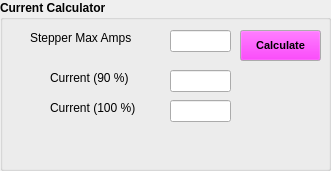
    <widget class="QGroupBox" name="groupBox_19">
     <property name="geometry">
      <rect>
       <x>290</x>
       <y>450</y>
       <width>331</width>
       <height>171</height>
      </rect>
     </property>
     <property name="font">
      <font>
       <pointsize>9</pointsize>
       <weight>75</weight>
       <bold>true</bold>
      </font>
     </property>
     <property name="title">
      <string>Current Calculator</string>
     </property>
     <widget class="QLabel" name="label_90">
      <property name="geometry">
       <rect>
        <x>30</x>
        <y>30</y>
        <width>131</width>
        <height>16</height>
       </rect>
      </property>
      <property name="font">
       <font>
        <pointsize>9</pointsize>
        <weight>50</weight>
        <bold>false</bold>
       </font>
      </property>
      <property name="text">
       <string>Stepper Max Amps</string>
      </property>
     </widget>
     <widget class="QLineEdit" name="SteMaxAmps">
      <property name="geometry">
       <rect>
        <x>170</x>
        <y>30</y>
        <width>61</width>
        <height>22</height>
       </rect>
      </property>
      <property name="inputMethodHints">
       <set>Qt::ImhDigitsOnly</set>
      </property>
      <property name="text">
       <string/>
      </property>
     </widget>
     <widget class="QLabel" name="label_91">
      <property name="geometry">
       <rect>
        <x>50</x>
        <y>70</y>
        <width>111</width>
        <height>16</height>
       </rect>
      </property>
      <property name="font">
       <font>
        <pointsize>9</pointsize>
        <weight>50</weight>
        <bold>false</bold>
       </font>
      </property>
      <property name="text">
       <string>Current (90 %)</string>
      </property>
     </widget>
     <widget class="QLineEdit" name="SteCurrent90">
      <property name="geometry">
       <rect>
        <x>170</x>
        <y>70</y>
        <width>61</width>
        <height>22</height>
       </rect>
      </property>
      <property name="inputMethodHints">
       <set>Qt::ImhDigitsOnly</set>
      </property>
      <property name="text">
       <string/>
      </property>
      <property name="readOnly">
       <bool>false</bool>
      </property>
     </widget>
     <widget class="QPushButton" name="CalculateBtn">
      <property name="geometry">
       <rect>
        <x>240</x>
        <y>30</y>
        <width>81</width>
        <height>31</height>
       </rect>
      </property>
      <property name="palette">
       <palette>
        <active>
         <colorrole role="Button">
          <brush brushstyle="SolidPattern">
           <color alpha="255">
            <red>255</red>
            <green>0</green>
            <blue>255</blue>
           </color>
          </brush>
         </colorrole>
        </active>
        <inactive>
         <colorrole role="Button">
          <brush brushstyle="SolidPattern">
           <color alpha="255">
            <red>255</red>
            <green>0</green>
            <blue>255</blue>
           </color>
          </brush>
         </colorrole>
        </inactive>
        <disabled>
         <colorrole role="Button">
          <brush brushstyle="SolidPattern">
           <color alpha="255">
            <red>255</red>
            <green>0</green>
            <blue>255</blue>
           </color>
          </brush>
         </colorrole>
        </disabled>
       </palette>
      </property>
      <property name="font">
       <font>
        <pointsize>8</pointsize>
        <weight>75</weight>
        <bold>true</bold>
       </font>
      </property>
      <property name="text">
       <string>Calculate</string>
      </property>
      <property name="checkable">
       <bool>false</bool>
      </property>
      <property name="flat">
       <bool>false</bool>
      </property>
     </widget>
     <widget class="QLineEdit" name="SteCurrent100">
      <property name="geometry">
       <rect>
        <x>170</x>
        <y>100</y>
        <width>61</width>
        <height>22</height>
       </rect>
      </property>
      <property name="inputMethodHints">
       <set>Qt::ImhDigitsOnly</set>
      </property>
      <property name="text">
       <string/>
      </property>
      <property name="readOnly">
       <bool>false</bool>
      </property>
     </widget>
     <widget class="QLabel" name="label_92">
      <property name="geometry">
       <rect>
        <x>50</x>
        <y>100</y>
        <width>111</width>
        <height>16</height>
       </rect>
      </property>
      <property name="font">
       <font>
        <pointsize>9</pointsize>
        <weight>50</weight>
        <bold>false</bold>
       </font>
      </property>
      <property name="text">
       <string>Current (100 %)</string>
      </property>
     </widget>
    </widget>
